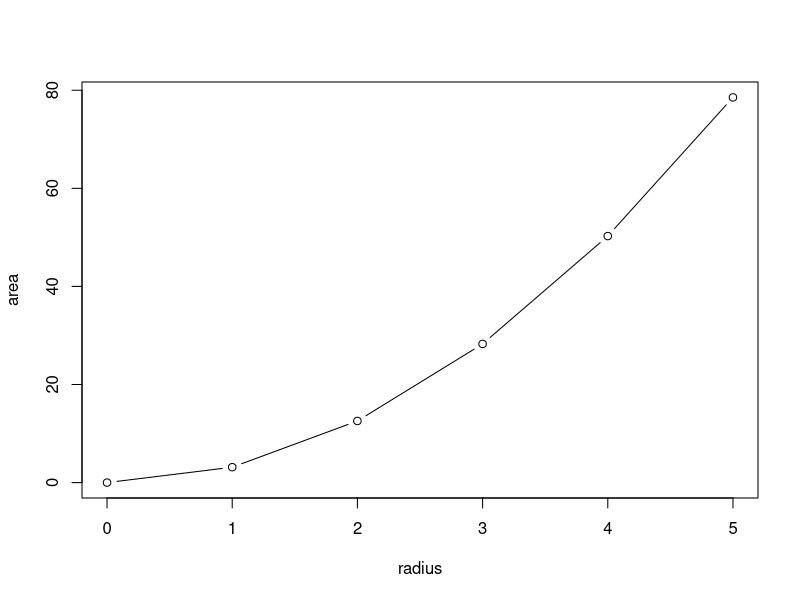

Write the R code that produced this figure.
# set working directory
setwd("~/Magnus documents/R test")
#This is the area function to be used
area <- function(r){pi * r^2}
# Preset the number of different radiuses to plot
values <- 5
y <- double(length(values))
for (i in 1:values) {
  y = c(y,area(i))
}

plot(x=c(0:5),y,type = "b", xlab ="radius", ylab = "area")
